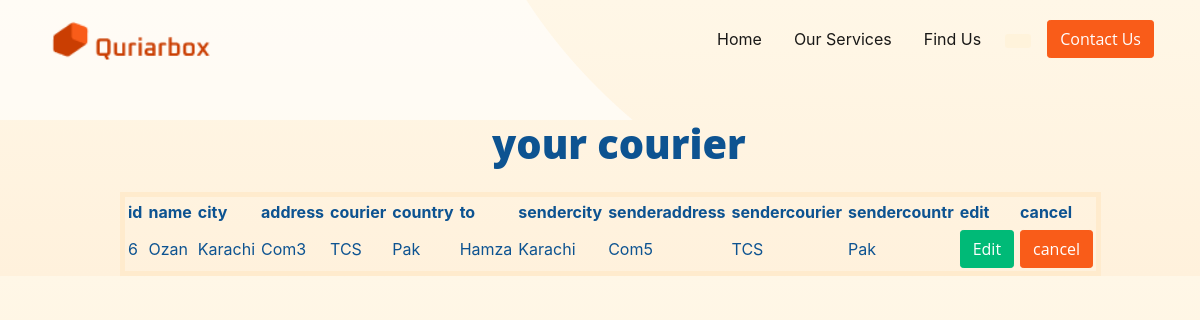
The page /letsdophp/userlist.php on the database its author committed.
### tables this page shows
CREATE TABLE `user1` (
  `id` int(11) NOT NULL,
  `name` varchar(255) NOT NULL,
  `city` varchar(255) NOT NULL,
  `address` varchar(255) NOT NULL,
  `courier` varchar(255) NOT NULL,
  `country` varchar(255) NOT NULL,
  `send` varchar(200) NOT NULL,
  `sendercity` varchar(255) NOT NULL,
  `senderaddress` varchar(255) NOT NULL,
  `sendercourier` varchar(255) NOT NULL,
  `sendercountr` varchar(255) NOT NULL,
  `orderstatus` varchar(255) NOT NULL,
  `email` varchar(255) NOT NULL
);

### letsdophp/userlist.php (the view, shortened to what this page needs)
<!DOCTYPE html>
<html lang="en">
<head>
    <link href="../assets/css/theme.css" rel="stylesheet" />
</head>
<body>
<main class="main" id="top">
      <nav class="navbar navbar-expand-lg navbar-light fixed-top py-3 d-block" data-navbar-on-scroll="data-navbar-on-scroll">
        <div class="container"><a class="navbar-brand" href="../index.html"><img src="../assets/img/gallery/logo.png" height="45" alt="logo" /></a>
          <div class="collapse navbar-collapse border-top border-lg-0 mt-4 mt-lg-0" id="navbarSupportedContent">
            <ul class="navbar-nav ms-auto pt-2 pt-lg-0 font-base">
              <li class="nav-item px-2"><a class="nav-link" aria-current="page" href="../index.html">Home</a></li>
              <li class="nav-item px-2"><a class="nav-link" href="#services">Our Services</a></li>
              <li class="nav-item px-2"><a class="nav-link" href="#findUs">Find Us</a></li>
            </ul>
            <div class="dropdown d-none d-lg-block">
              <button class="btn bg-soft-warning ms-2" id="dropdownMenuButton1" type="submit" data-bs-toggle="dropdown" aria-expanded="false"><i class="fas fa-search text-warning"></i></button>
            </div><a class="btn btn-primary order-1 order-lg-0 ms-lg-3" href="#!">Contact Us</a>
          </div>
        </div>
      </nav>
      <section class="py-xxl-10 pb-0" id="home">
        <div class="bg-holder bg-size" style="background-image:url(assets/img/gallery/hero-header-bg.png);background-position:top center;background-size:cover;">
        </div>
      </section>
      </main>
    <h1 class="tit">your courier</h1>
    <table>
<thead>
    <tr>
        <th>id</th>
        <th>name</th>
        <th>city</th>
        <th>address</th>
        <th>courier</th>
        <th>country</th>
        <th>to</th>
        <th>sendercity</th>
        <th>senderaddress</th>
        <th>sendercourier</th>
        <th>sendercountr</th>
        <th>edit</th>
        <th>cancel</th>
    </tr>
</thead>
<?php
include "link.php";
$fetch = mysqli_query($hamza_12,"SELECT * FROM user1");
foreach($fetch as $data){
    echo "
    <tr>
 <td>$data[id]</td>
 <td>$data[name]</td>
 <td>$data[city]</td>
 <td>$data[address]</td>
 <td>$data[courier]</td>
 <td>$data[country]</td>
 <td>$data[send]</td>
 <td>$data[sendercity]</td>
 <td>$data[senderaddress]</td>
 <td>$data[sendercourier]</td>
 <td>$data[sendercountr]</td>
<td><a class='btn btn-success' href='edit.php?id=$data[id]'>Edit</a></td>
<td><a class='btn btn-danger' href='delete.php?id=$data[id]'>cancel</a></td>
   </tr>
   ";
}
?>
    </table>
</body>
</html>

### rows shown on the page
user1: id "6", name "Ozan", city "Karachi", address "Com3", courier "TCS", country "Pak", send "Hamza", sendercity "Karachi", senderaddress "Com5", sendercourier "TCS", sendercountr "Pak"
